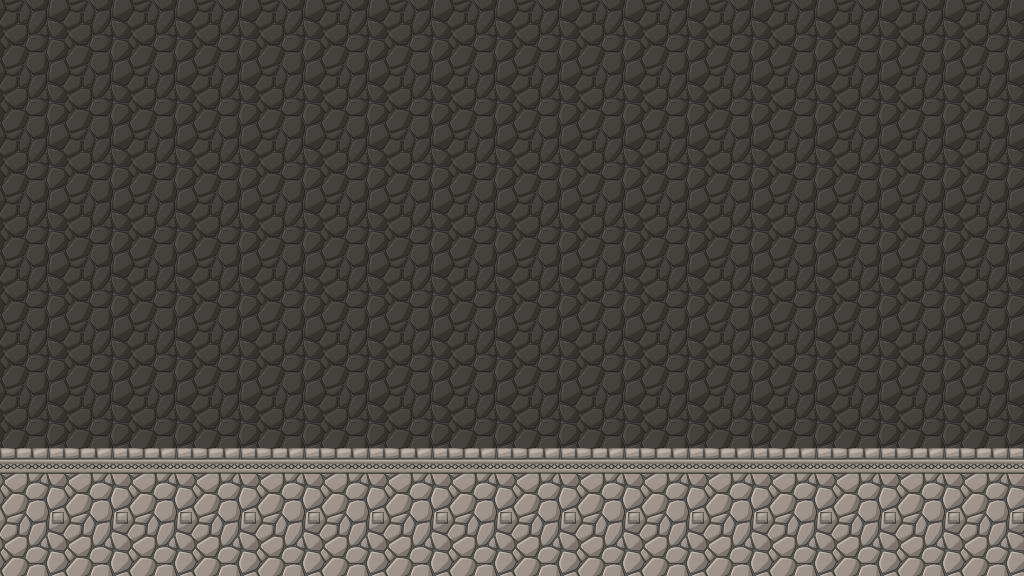

Tiled map render using the project's own tile images. Description and the map definition, with tile-layer contents summarised, below:
An orthogonal 16x9 tile map with 64x64 px tiles, 1 tile layer (infoBGTileMap).

<map version="1.0" orientation="orthogonal" renderorder="right-down" width="16" height="9" tilewidth="64" tileheight="64" nextobjectid="1">
 <tileset firstgid="1" name="main_menu_tm" tilewidth="64" tileheight="64" tilecount="50" columns="10">
  <image source="timetale_tilemap_64.png" width="640" height="320" />
 </tileset>
 <layer name="infoBGTileMap" width="16" height="9">
  <data>[144 cells, 144 non-empty, 3 distinct tile ids]</data>
 </layer>
</map>
